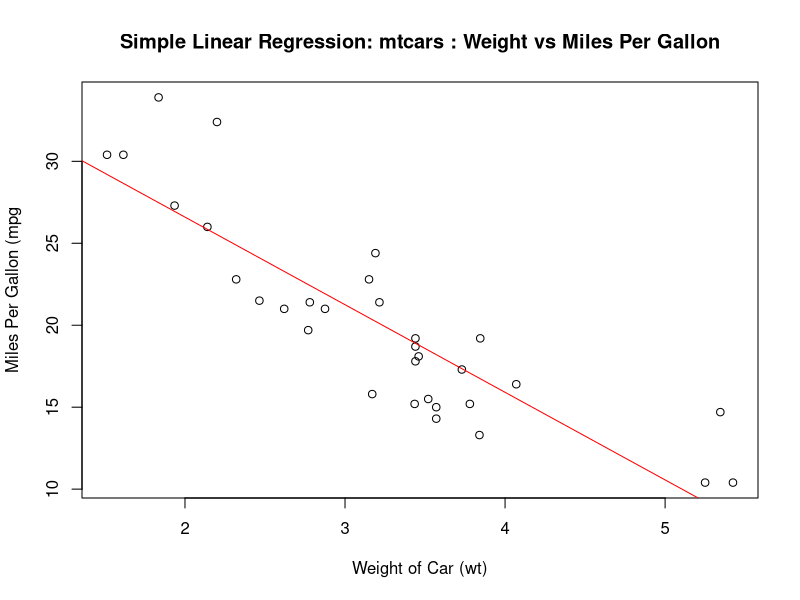

Write R code to recreate this figure.
# Simple Linear Regression using lm() and mtcars dataset

data(mtcars)
model <- lm(mpg~wt, data = mtcars)
summary(model)

plot(mtcars$wt, mtcars$mpg,
     main = 'Simple Linear Regression: mtcars : Weight vs Miles Per Gallon',
     xlab = 'Weight of Car (wt)',
     ylab = 'Miles Per Gallon (mpg')
abline(model, col = 'red')
